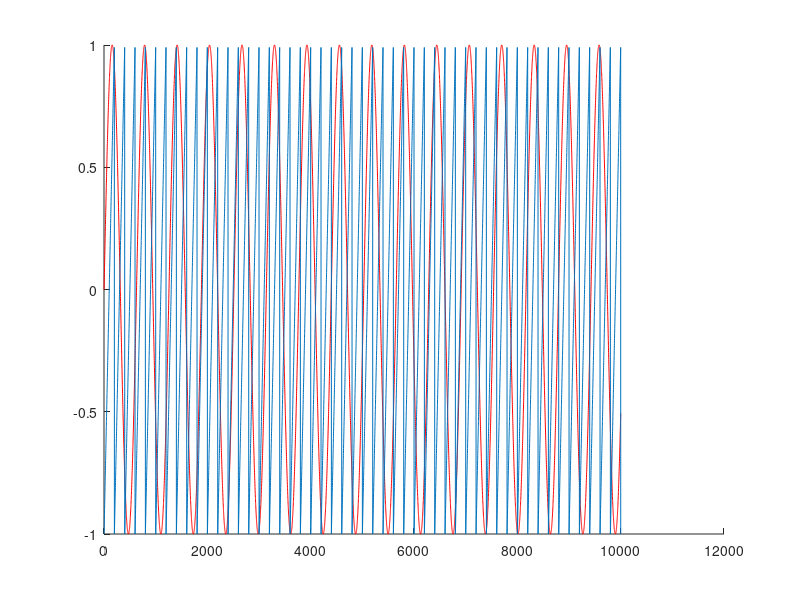

Reproduce this figure in MATLAB.

clear all;
close all;
clc;

i = 1;
saw = -1;

for x = 0:0.01:100

	inputs(i) = i;
	sinWave(i) = sin(x);
	sawTooth(i) = saw;

	i = i + 1;
	saw = saw + 0.01;

	if saw > 1
		saw = -1;
	end
	
	

end

h = figure;
hold on;
plot(inputs, sinWave, 'r');
plot(inputs, sawTooth);
hold off;

file = "sin2saw.csv";
delete(file);

csvwrite(file, [1,1,length(sinWave)]);

for i=1:length(sinWave)
	csvwrite(file, [sinWave(i), sawTooth(i)], "-append");
end


